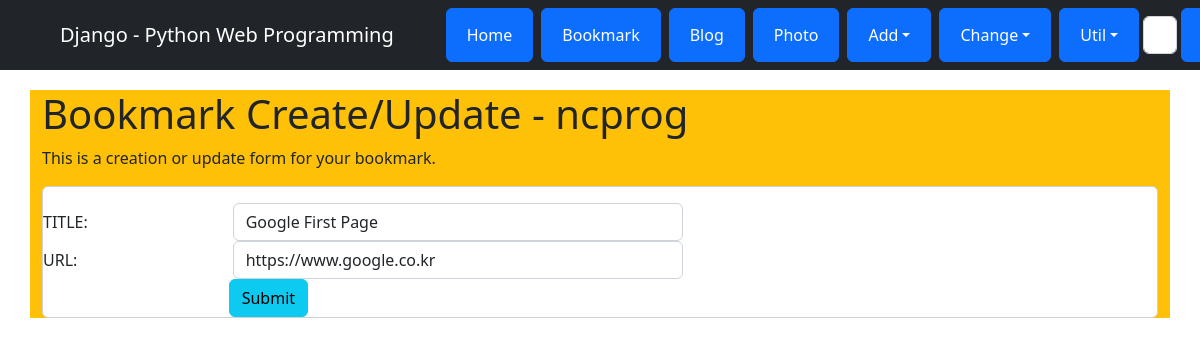
The app's page /bookmark/3/update/ (signed in) with its own data.
### bookmark/models.py (models this page shows, shortened)
class Bookmark(models.Model):
    title = models.CharField('TITLE', max_length = 100, blank=True)
    url = models.URLField('URL', unique=True)
    owner = models.ForeignKey(User, on_delete=models.CASCADE, blank=True, null=True)

### bookmark/views.py (the view)
# urls.py: path('<int:pk>/update/',views.BookmarkUpdateView.as_view(), name='update'),
class BookmarkUpdateView(OwnerOnlyMixin, UpdateView):
    model = Bookmark
    fields = ['title', 'url']
    success_url = reverse_lazy('bookmark:index')

### mysite/views.py (called while the page is built)
    def dispatch(self, request, *args, **kwargs):
        obj = self.get_object()
        if request.user != obj.owner:
            return self.handle_no_permission()
        return super().dispatch(request, *args, **kwargs)

### bookmark/templates/bookmark/bookmark_form.html (shortened to what this page needs)
{% extends "base.html" %}
{% load widget_tweaks %}
{% block content %}
    <h1>Bookmark Create/Update - {{ user }}</h1>
    <p class="font-italic">This is a creation or update form for your bookmark.</p>
    <form action="." method="post" class="card pt-3">{% csrf_token %}
        <div class="form-group row">
            {{ form.title|add_label_class:"col-form-label col-sm-2 ml-3 font-weight-bold" }}
            <div class="col-sm-5">
                {{ form.title|add_class:"form-control"|attr:"autofocus" }}
            </div>
        </div>
        <div class="form-group row">
            {{ form.url|add_label_class:"col-form-label col-sm-2 ml-3 font-weight-bold" }}
            <div class="col-sm-5">
                {{ form.url|add_class:"form-control"|attr:"autofocus" }}
            </div>
        </div>
        <div class="form-group">
            <div class="offset-sm-2 col-sm-5">
                <input type="submit" value="Submit" class="btn btn-info">
            </div>
        </div>
    </form>
{% endblock %}

### templates/base.html (style rules this page uses)
body { padding-top: 90px; }

### records on screen
Bookmark: title|add_label_class "TITLE:", title "Google First Page", url|add_label_class "URL:", url "https://www.google.co.kr"

### other values on screen
{{ user }} "ncprog"
